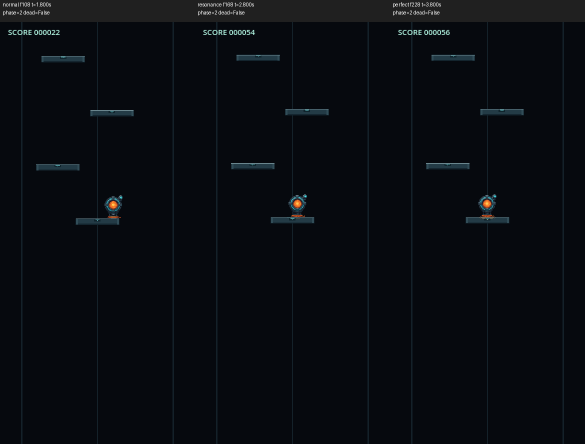
#> input picture docs/assets/screenshots/core_polish_fix/alpha065_tiers_contact_native.png, 1170 x 888 px, given in place of frame_0300.png, which was not available (shown at 1/2 size)
$ python core_polish_fix_compare.py
#> lines starting #> are read from the running program, lines starting #| are printed output that depends on the picture; pictures that were not available may be replaced by others from this repository, and a replacement may not be noted
"""Side-by-side before/after retry-frame comparison sheet (no source edits)."""
from pathlib import Path
from PIL import Image, ImageDraw
root = Path(__file__).resolve().parents[1] / 'docs/assets/screenshots/core_polish_fix'
def panel(path, label):
#> called with label = 'BEFORE f300'
    im = Image.open(path).convert('RGB')
#> im is the input picture: PIL image 1170x888 RGB; mean R, G, B 8.8, 12.1, 16.9
    p = Image.new('RGB', (im.width, im.height+30), '#202020')
#> p: PIL image 1170x918 RGB; every value is 32
    p.paste(im, (0,30)); d=ImageDraw.Draw(p); d.text((5,6), label, fill='white')
#> after `p.paste(im, (0, 30))`:
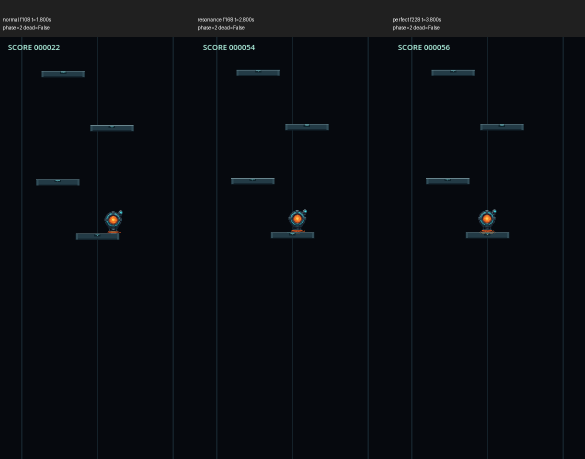
#> p: PIL image 1170x918 RGB (shown at 1/2 size); mean R, G, B 9.5, 12.8, 17.4
    return p
for n in [300, 301]:
    a = panel(root/'before'/f'frame_{n:04d}.png', f'BEFORE f{n}')
    b = panel(root/'after'/f'frame_{n:04d}.png', f'AFTER f{n}')
#> call 2 of panel, with label = 'AFTER f300'
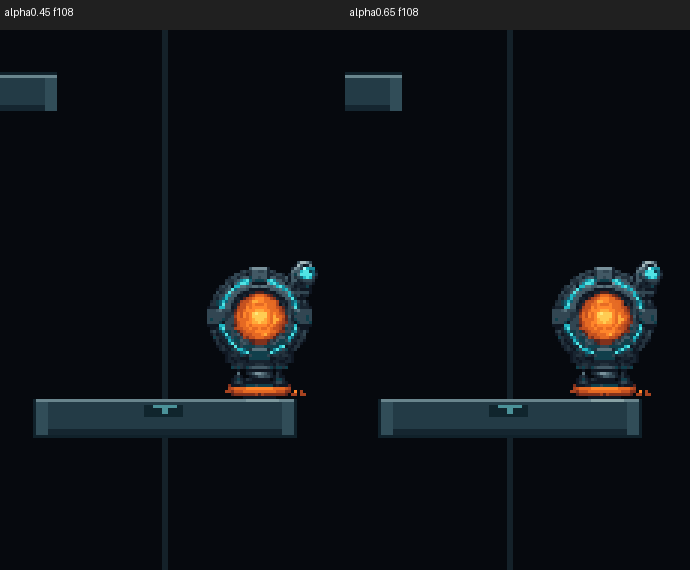
#> input picture docs/assets/screenshots/core_polish_fix/compare_normal_contact.png, 690 x 570 px, given in place of frame_0300.png, which was not available
#> in panel, im is the input picture: PIL image 690x570 RGB; mean R, G, B 13.8, 17.7, 22.2
#> in panel (call 2), `p = Image.new('RGB', (im.width, im.height+30), '#202020')`: p: PIL image 690x600 RGB; every value is 32
#> in panel (call 2), `p.paste(im, (0, 30))`:
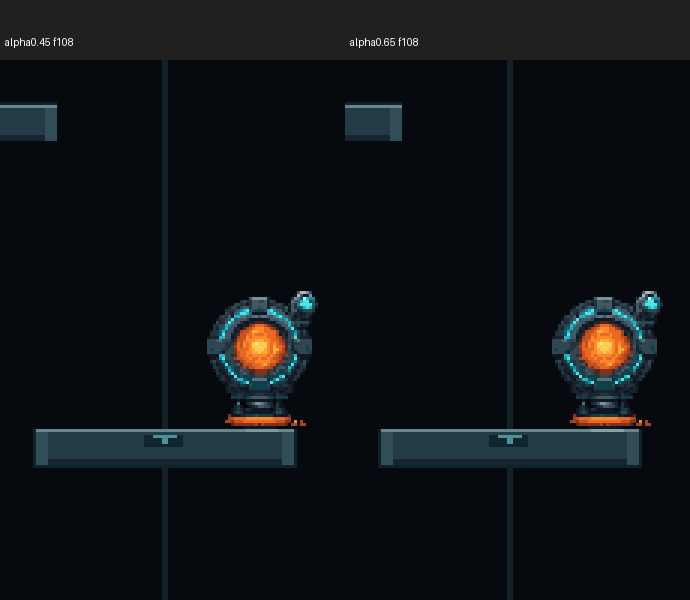
#> p: PIL image 690x600 RGB; mean R, G, B 14.7, 18.4, 22.7
    canvas = Image.new('RGB', (a.width*2, a.height))
#> canvas: PIL image 2340x918 RGB; every value is 0
    canvas.paste(a,(0,0)); canvas.paste(b,(a.width,0))
#> after `canvas.paste(a, (0, 0))`:
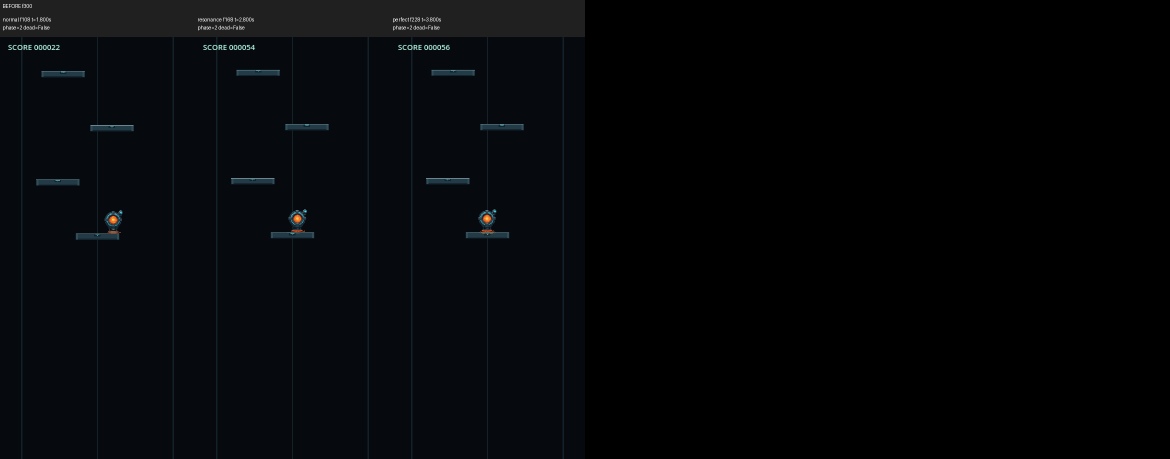
#> canvas: PIL image 2340x918 RGB (shown at 1/2 size); mean R, G, B 4.8, 6.4, 8.7
#> after `canvas.paste(b, (a.width, 0))`:
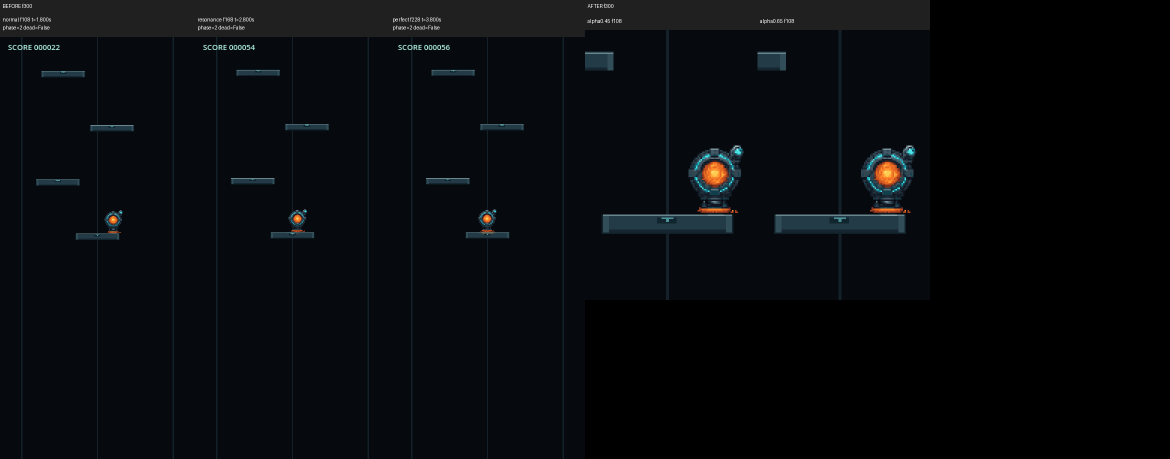
#> canvas: PIL image 2340x918 RGB (shown at 1/2 size); mean R, G, B 7.6, 10, 13.1
#> (the run stopped early here; a loop or call above may not have finished)
